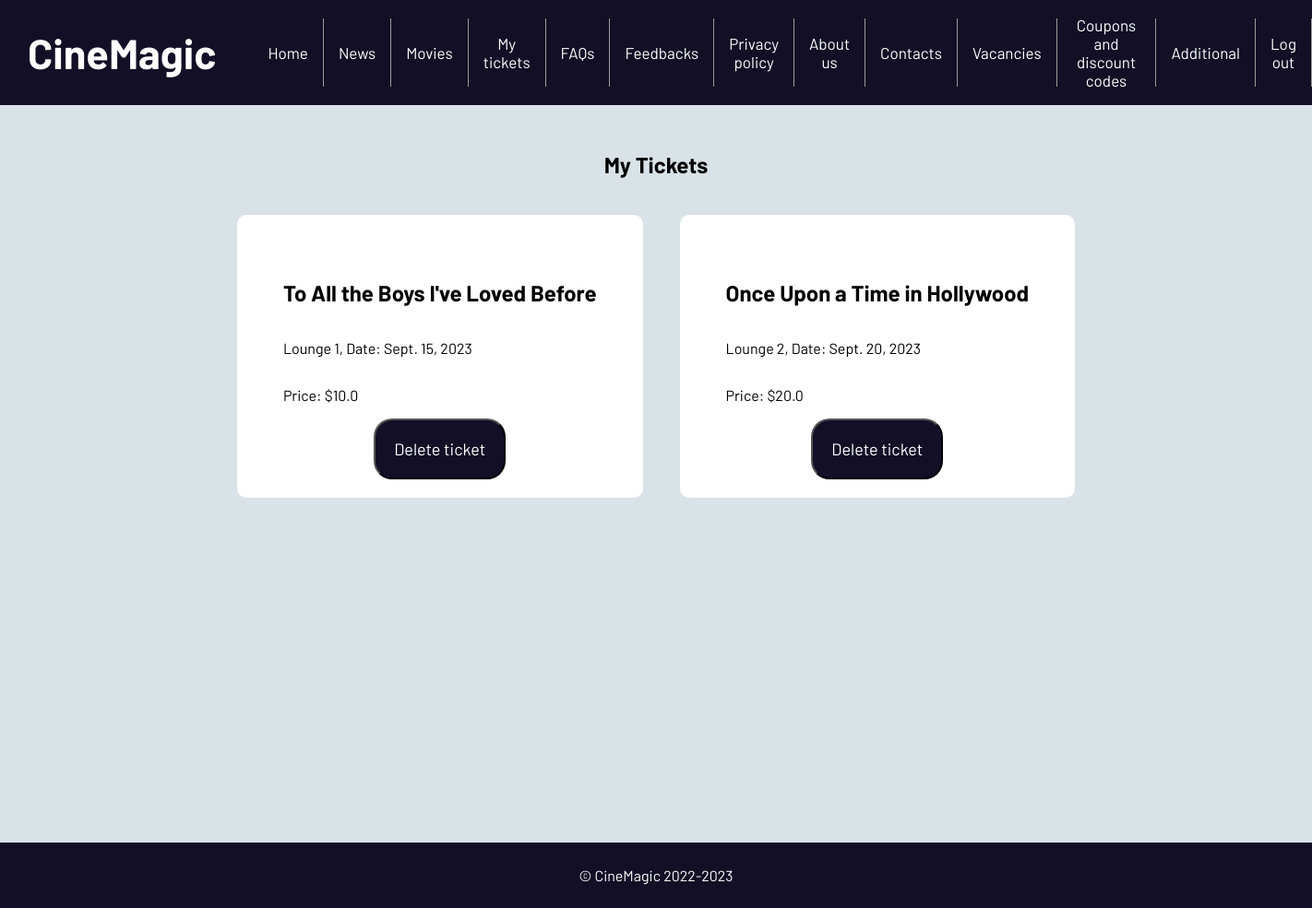
Page /movies/my_tickets (signed in) on the committed database.
### catalog/models.py (models this page shows, shortened)
class Payment(models.Model):
    userId = models.IntegerField()
    movie_session = models.ForeignKey("MovieSession", on_delete=models.CASCADE)
    PAY_STATUS = (
        ("p", "Pending"),
        ("s", "Success"),
        ("d", "Declined"),
    )
    status = models.CharField(
        max_length=1,
        choices=PAY_STATUS,
        blank=True,
        default="p",
    )

class MovieSession(models.Model):
    movie = models.ForeignKey("Movie", on_delete=models.CASCADE)
    date = models.DateField()
    time_begin = models.TimeField()
    lounge = models.ForeignKey("Lounge", on_delete=models.CASCADE)
    price_per_ticket = models.FloatField(default=10.0)

class Movie(models.Model):
    title = models.CharField(max_length=200)
    country = models.CharField(max_length=200)
    duration = models.DurationField()
    genre = models.ManyToManyField("Genre", help_text="choose genre")
    budget = models.CharField(max_length=200)
    poster = models.ImageField(upload_to="static/catalog/posters/")
    description = models.TextField()
    rating = models.FloatField()
    year_of_production = models.CharField(max_length=4)

class Lounge(models.Model):
    number = models.IntegerField()
    capacity = models.IntegerField()

### catalog/views.py (the view)
# urls.py: path("my_tickets", MyTickets.as_view(), name="my_tickets"),
class MyTickets(LoginRequiredMixin, generic.ListView):
    template_name = "catalog/my_tickets.html"
    context_object_name = "tickets_list"
    login_url = reverse_lazy("login")
    def get_queryset(self):
        return Payment.objects.filter(
            userId__exact=self.request.user.id, status__exact="s"
        ).all()

### catalog/templates/catalog/my_tickets.html (shortened to what this page needs)
{% extends 'base.html' %}
{% load static %}
{% block style %}
    <link rel="stylesheet" href="{% static 'css/my_tickets.css' %}">
{% endblock %}
{% block content %}
    <section itemscope itemtype="https://schema.org/ItemList">
        <h2 itemprop="name">My Tickets</h2>
        {% if tickets_list %}
            <div class="all_tickets">
                {% for ticket in tickets_list %}
                <article itemprop="itemListElement" itemscope itemtype="https://schema.org/Ticket" id="ticket">
                    <h2 itemprop="name">{{ ticket.movie_session.movie.title }}</h2>
                    <p>
                        Lounge <span itemprop="location" itemscope itemtype="https://schema.org/Place"><span
                            itemprop="name">{{ ticket.movie_session.lounge.number }}</span></span>,
                        Date:
                        <time itemprop="startDate"
                              datetime="{{ ticket.movie_session.date }}">{{ ticket.movie_session.date }}</time>
                    </p>
                    <p>Price: <span itemprop="priceCurrency" content="USD">$</span><span
                            itemprop="price">{{ ticket.movie_session.price_per_ticket }}</span></p>
                    <form action="{% url 'my_tickets_delete' ticket.id %}">
                        <button type="submit">Delete ticket</button>
                    </form>
                </article>
            {% endfor %}
            </div>
        {% else %}
            <p>No tickets reserved yet.</p>
        {% endif %}
    </section>
{% endblock %}

### static/css/style.css (style rules this page uses)
* { font-family: Barlow, serif; }
body { margin: 0; width: 100%; height: 100%; background-size: cover; background-color: #D9E2E7; min-height: 100vh; display: flex; flex-direction: column; font-size: 1rem; }

### static/css/my_tickets.css (style rules this page uses)
h2 { text-align: center; font-size: 1.5rem; margin-top: 50px; }
#ticket { background-color: white; border-radius: 10px; width: fit-content; padding: 20px 50px; display: flex; flex-direction: column; margin: 20px; }
#ticket button { padding: 20px; cursor: pointer; background-color: #120F26; color: white; border-radius: 20px; font-size: 1.125rem; }
#ticket form { align-self: center; }
.all_tickets { display: flex; align-items: center; justify-content: center; flex-wrap: wrap; }

### rows in the picture
Payment: movie_session.movie "To All the Boys I've Loved Before", movie_session.lounge.number "1", movie_session "Sept. 15, 2023", movie_session.price_per_ticket "10.0"
Payment: movie_session.movie "Once Upon a Time in Hollywood", movie_session.lounge.number "2", movie_session "Sept. 20, 2023", movie_session.price_per_ticket "20.0"
